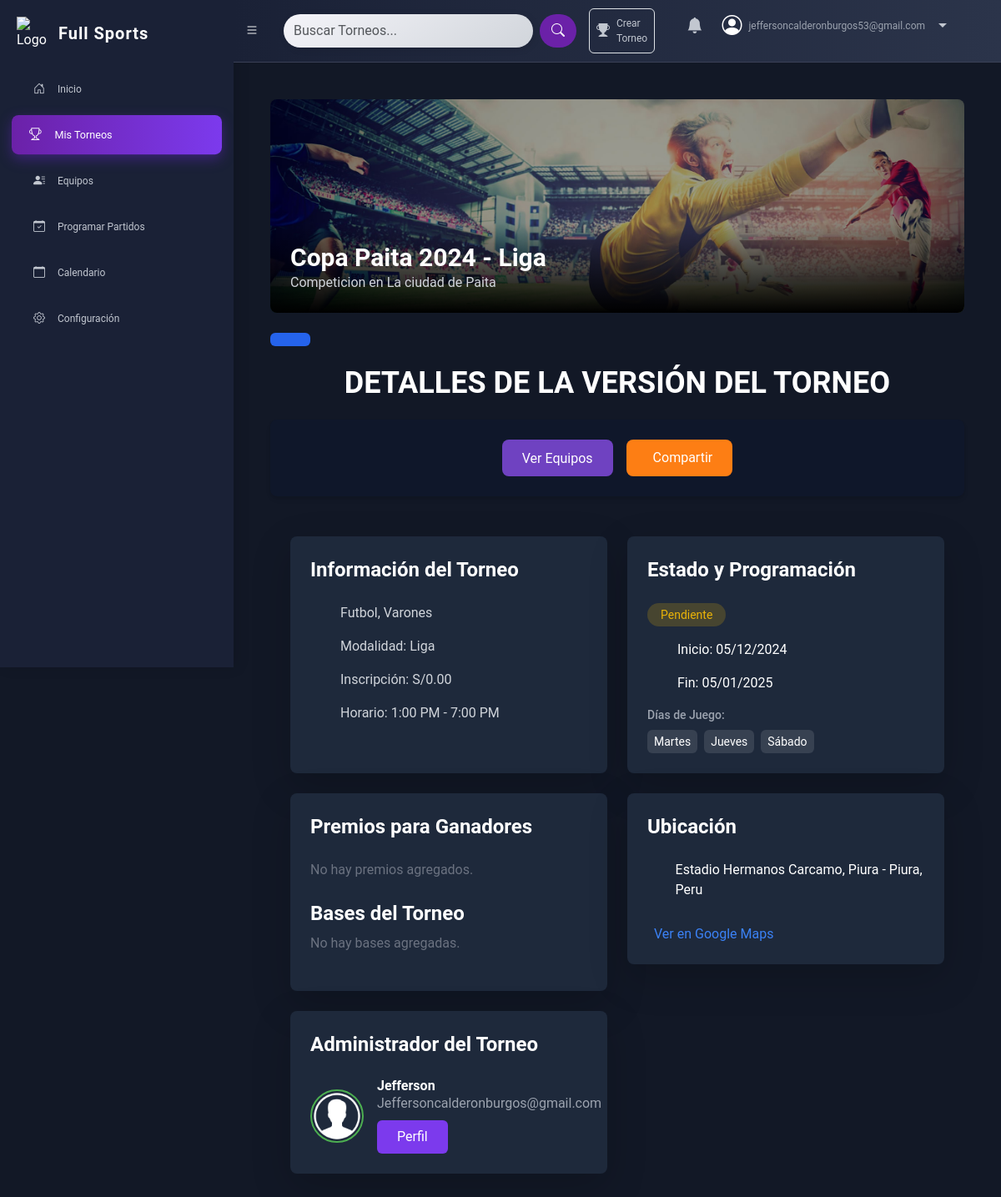
The page /pages/tournament_overview.php?tournament_id=1&version_id=2 (signed in) on the database its author committed.
### tables this page shows
CREATE TABLE `tournaments` (
  `id` int(11) NOT NULL,
  `name` varchar(255) NOT NULL,
  `description` text DEFAULT NULL,
  `competition_type` enum('Aficionado','Profesional') NOT NULL,
  `sport_type` enum('Futbol','Futbol 7','Futbol 8','Fulbito','Futsal') NOT NULL,
  `gender` enum('General','Varones','Mujeres','Menores') NOT NULL,
  `url_slug` varchar(100) NOT NULL,
  `created_by` int(11) DEFAULT NULL,
  `created_at` timestamp NOT NULL DEFAULT current_timestamp(),
  `cover_image` varchar(255) DEFAULT NULL,
  `user_id` int(11) DEFAULT NULL,
  `logo_image` varchar(255) DEFAULT NULL
);

CREATE TABLE `tournament_versions` (
  `id` int(11) NOT NULL,
  `tournament_id` int(11) NOT NULL,
  `format_type` enum('Liga','Eliminatoria','Play Off','Relámpago') NOT NULL,
  `name` varchar(255) NOT NULL,
  `points_winner` int(11) DEFAULT 3,
  `points_draw` int(11) DEFAULT 1,
  `points_loss` int(11) DEFAULT 0,
  `points_walkover` int(11) DEFAULT 0,
  `created_at` timestamp NOT NULL DEFAULT current_timestamp()
);

CREATE TABLE `tournament_version_details` (
  `id` int(11) NOT NULL,
  `version_id` int(11) NOT NULL,
  `tournament_name` varchar(255) NOT NULL,
  `start_date` date NOT NULL,
  `end_date` date NOT NULL,
  `country` varchar(20) NOT NULL,
  `city` varchar(100) NOT NULL,
  `address` text NOT NULL,
  `registration_fee` decimal(10,2) DEFAULT 0.00,
  `google_maps_url` text DEFAULT NULL,
  `playing_days` varchar(100) NOT NULL,
  `match_time_range` varchar(50) NOT NULL,
  `status` enum('Pendiente','En Progreso','Finalizado') DEFAULT 'Pendiente',
  `created_at` timestamp NOT NULL DEFAULT current_timestamp(),
  `cover_image` varchar(255) DEFAULT NULL,
  `prizes` text DEFAULT NULL,
  `tournament_bases` text DEFAULT NULL
);

### pages/tournament_overview.php (the view, shortened to what the rows shown need)
<?php
require_once "../config/connection.php";
$tournament_id = $_GET['tournament_id'] ?? null;
$version_id = $_GET['version_id'] ?? null;
$sql = "SELECT
            t.*,
            tv.*,
            tvd.*,
            IFNULL(u.name, 'N/A') AS admin_name,
            IFNULL(u.email, 'N/A') AS admin_email,
            u.role AS admin_role
        FROM tournaments t
        JOIN tournament_versions tv ON t.id = tv.tournament_id
        JOIN tournament_version_details tvd ON tv.id = tvd.version_id
        LEFT JOIN usertable u ON t.user_id = u.id
        WHERE t.id = ? AND tv.id = ?";
$stmt = $con->prepare($sql);
$stmt->bind_param("ii", $tournament_id, $version_id);
$stmt->execute();
$result = $stmt->get_result();
$tournament_data = $result->fetch_assoc();
?>
<!DOCTYPE html>
<html lang="es">
<head>
    <script src="https://cdn.tailwindcss.com"></script>
    <link href="https://cdn.jsdelivr.net/npm/remixicon@3.5.0/fonts/remixicon.css" rel="stylesheet">
    <link rel="stylesheet" href="https://cdn.jsdelivr.net/npm/sweetalert2@11/dist/sweetalert2.min.css">
    <link rel="stylesheet" href="https://cdn.jsdelivr.net/npm/flatpickr/dist/flatpickr.min.css">
    <link rel="stylesheet" href="https://cdnjs.cloudflare.com/ajax/libs/font-awesome/5.15.4/css/all.min.css">
    <link href="https://cdnjs.cloudflare.com/ajax/libs/font-awesome/6.0.0-beta3/css/all.min.css" rel="stylesheet">
    <link href="https://cdn.jsdelivr.net/npm/bootstrap@5.3.0/dist/css/bootstrap.min.css" rel="stylesheet">
    <link href="https://cdn.jsdelivr.net/npm/bootstrap-icons/font/bootstrap-icons.css" rel="stylesheet">
    <link href="../public/css/style.css" rel="stylesheet">
</head>
<body>
    <div class="content" id="content">
            <div class="p-6">
                <div class="relative h-64 rounded-lg overflow-hidden mb-6">
                    <div class="absolute bottom-0 left-0 right-0 p-6 bg-gradient-to-t from-black to-transparent">
                        <h1 class="text-3xl font-bold"><?php echo htmlspecialchars($tournament_data['name']); ?></h1>
                        <p class="text-gray-300"><?php echo htmlspecialchars($tournament_data['description']); ?></p>
                    </div>
                </div>
                <h1 class="text-4xl font-semibold text-white text-center mb-4">DETALLES DE LA VERSIÓN DEL TORNEO</h1>
                <div class="grid grid-cols-1 md:grid-cols-2 gap-6 mb-8 p-4">
                    <div class="bg-[#1E293B] rounded-lg p-6 shadow-lg">
                        <h2 class="text-2xl font-semibold text-white mb-4">Información del Torneo</h2>
                        <div class="space-y-4 text-gray-300">
                            <div class="flex items-center">
                                <span
                                    class="ml-3"><?php echo htmlspecialchars($tournament_data['sport_type'] . ', ' . $tournament_data['gender']); ?></span>
                            </div>
                            <div class="flex items-center">
                                <span class="ml-3">Modalidad:
                                    <?php echo htmlspecialchars($tournament_data['format_type']); ?></span>
                            </div>
                            <div class="flex items-center">
                                <span class="ml-3">Inscripción:
                                    S/<?php echo number_format($tournament_data['registration_fee'], 2); ?></span>
                            </div>
                            <div class="flex items-center">
                                <span class="ml-3">Horario:
                                    <?php echo htmlspecialchars($tournament_data['match_time_range']); ?></span>
                            </div>
                        </div>
                    </div>
                    <div class="bg-[#1E293B] rounded-lg p-6 shadow-lg">
                        <h2 class="text-2xl font-semibold text-white mb-4">Estado y Programación</h2>
                        <div class="space-y-4">
                            <div class="flex items-center">
                                <span class="px-3 py-1 rounded-full text-sm
                    <?php echo $tournament_data['status'] == 'Pendiente' ? 'bg-yellow-500/20 text-yellow-500' :
                        ($tournament_data['status'] == 'En Progreso' ? 'bg-green-500/20 text-green-500' :
                            'bg-blue-500/20 text-blue-500'); ?>">
                                    <?php echo htmlspecialchars($tournament_data['status']); ?>
                                </span>
                            </div>
                            <div class="flex items-center">
                                <span class="ml-3">Inicio:
                                    <?php echo date('d/m/Y', strtotime($tournament_data['start_date'])); ?></span>
                            </div>
                            <div class="flex items-center">
                                <span class="ml-3">Fin:
                                    <?php echo date('d/m/Y', strtotime($tournament_data['end_date'])); ?></span>
                            </div>
                            <div>
                                <div class="flex flex-wrap gap-2">
                                    <?php
                                    $playing_days = explode(',', $tournament_data['playing_days']);
                                    foreach ($playing_days as $day) {
                                        echo "<span class='px-2 py-1 bg-gray-700 rounded-md text-sm'>" . htmlspecialchars($day) . "</span>";
                                    }
                                    ?>
                                </div>
                            </div>
                        </div>
                    </div>
                    <div class="bg-[#1E293B] rounded-lg p-6 shadow-lg">
                        <h2 class="text-2xl font-semibold text-white mb-4">Premios para Ganadores</h2>
                    </div>
                    <div class="bg-[#1E293B] rounded-lg p-6 mb-8 shadow-lg">
                        <h2 class="text-2xl font-semibold text-white mb-4">Ubicación</h2>
                        <div class="flex items-center mb-4">
                            <span
                                class="ml-3"><?php echo htmlspecialchars($tournament_data['address'] . ', ' . $tournament_data['city'] . ', ' . $tournament_data['country']); ?></span>
                        </div>
                    </div>
                    <div class="bg-[#1E293B] rounded-lg p-6 shadow-lg">
                        <h2 class="text-2xl font-semibold text-white mb-4">Administrador del Torneo</h2>
                    </div>
                </div>
            </div>
    </div>
</body>
</html>

### rows shown on the page
tournaments: tournament_versions.name "Copa Paita 2024 - Liga", description "Competicion en La ciudad de Paita", sport_type+gender "Futbol, Varones", tournament_versions.format_type "Liga", tournament_version_details.registration_fee "0.00", tournament_version_details.match_time_range "1:00 PM - 7:00 PM", tournament_version_details.status "Pendiente", tournament_version_details.start_date "05/12/2024", tournament_version_details.end_date "05/01/2025", tournament_version_details.playing_days "Martes", tournament_version_details.playing_days "Jueves", tournament_version_details.playing_days "Sábado", tournament_version_details.address+city+country "Estadio Hermanos Carcamo, Piura - Piura, Peru"

### other values the page prints
$_SESSION['email'] "jeffersoncalderonburgos53@gmail.com"
$tournament_data['admin_name'] "Jefferson"
$tournament_data['admin_email'] "Jeffersoncalderonburgos@gmail.com"
